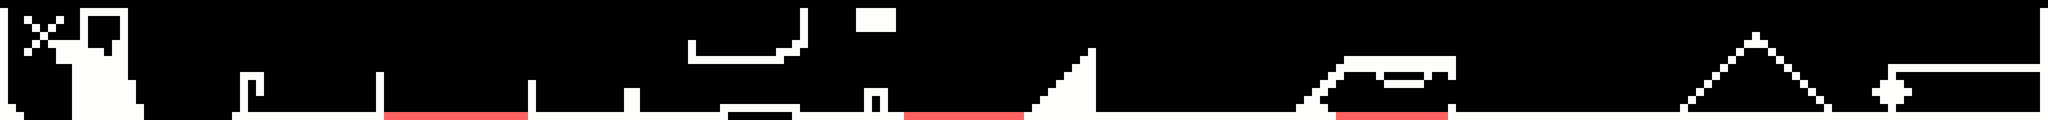

Below is a game level as drawn by its tile map, then a one-line description and the .tmx that defines it (tile-layer data replaced by summaries):
An orthogonal 256x15 tile map with 16x16 px tiles, 1 tile layer (Level).

<map version="1.0" orientation="orthogonal" renderorder="right-down" width="256" height="15" tilewidth="16" tileheight="16" nextobjectid="1">
 <tileset firstgid="1" name="WORLD" tilewidth="16" tileheight="16" tilecount="6" columns="1">
  <image source="../romdisk/WORLD.PNG" width="16" height="96" />
 </tileset>
 <layer name="Level" width="256" height="15">
  <data>[3840 cells, 565 non-empty, 2 distinct tile ids]</data>
 </layer>
</map>